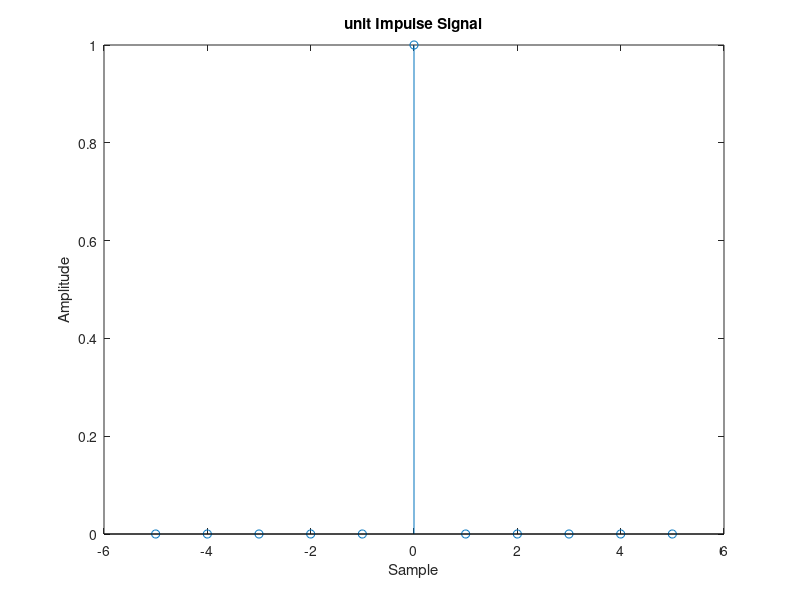

MATLAB code for this plot:
%unit impulse signal generation - roll no. TC-065
clc;
clear all;
close all;
disp('Unit Impulse Signal generation');
N=input('Enter no. of Samples: ');
n=-N:1:N;
x=[zeros(1,N),1,zeros(1,N)];

stem(n,x);
xlabel('Sample');
ylabel('Amplitude');
title('unit Impulse Signal');